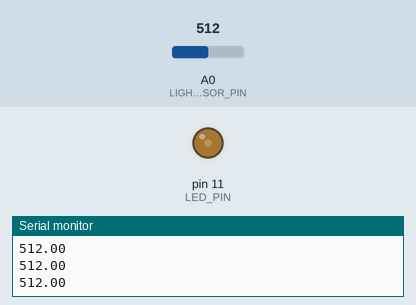
This sketch was run on a simulated Arduino Uno, built with avr-gcc and run on an emulated ATmega328P. Shown: output pins drawn as LEDs (lit = HIGH), the last lines printed to the serial monitor. The test bench sets the inputs (shaded band); at power-on: A0 (LIGHT_SENSOR_PIN) = 512.

Above: at 1.2 s.
1.3 s: A0 (LIGHT_SENSOR_PIN) set to 716
At 1.9 s:
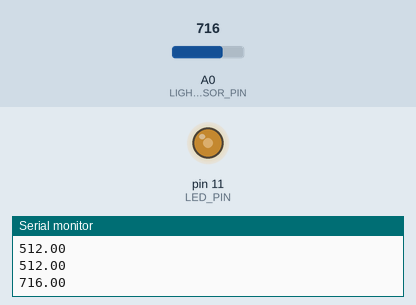
3.1 s: A0 (LIGHT_SENSOR_PIN) set to 900
At 4.4 s:
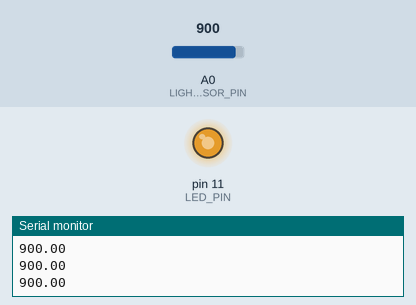
4.7 s: A0 (LIGHT_SENSOR_PIN) set to 0
At 5.8 s:
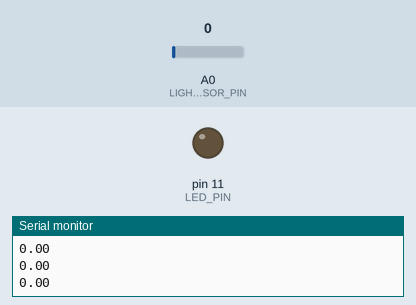
6.3 s: A0 (LIGHT_SENSOR_PIN) set to 61
7.8 s: A0 (LIGHT_SENSOR_PIN) set to 69
At 8.3 s:
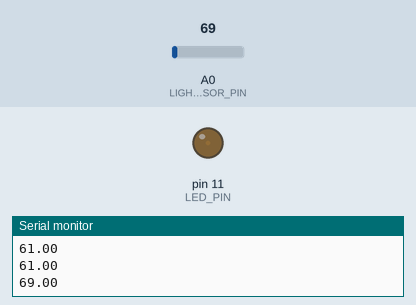
Timing chart, 0 to 10.5 s (numbered marks = the images above; inputs shaded):
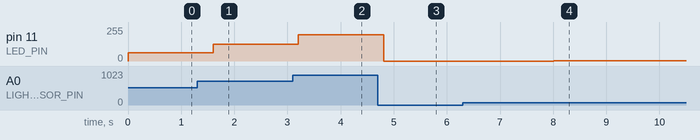

Measured:
- after the input at 1.3 s, pin 11 (LED_PIN): 63/255 → 124/255 after 0.30 s
- after the input at 3.1 s, pin 11 (LED_PIN): 124/255 → 197/255 after 0.11 s
- after the input at 4.7 s, pin 11 (LED_PIN): 197/255 → 0/255 after 0.11 s
- after the input at 7.8 s, pin 11 (LED_PIN): 0/255 → 1/255 after 0.21 s

The sketch:

Light.ino
```cpp
/*
   Ambient light sensor

   TEMT6000 Ambient Light Sensor

   by Andrew Garner July 5, 2018
*/

#define LIGHT_SENSOR_PIN A0 //Light Sensor
#define LED_PIN 11         //LED (PWM)

void setup() {
  pinMode(LIGHT_SENSOR_PIN, INPUT);
  pinMode(LED_PIN, OUTPUT);
  Serial.begin(9600);
}

void loop() {
  //Read light level
  float reading = analogRead(LIGHT_SENSOR_PIN);
  //Log reading
  Serial.println(reading);
  displayReading(reading);
  //Delay to make logging more readable.
  delay(400);
}

void displayReading(float reading) {
  float square_ratio = reading / 1023.0; //get percent of maximum value of sensor
  square_ratio = pow(square_ratio, 2.0); //square to make response more visible
  analogWrite(LED_PIN, 255.0 * square_ratio);
}
```
